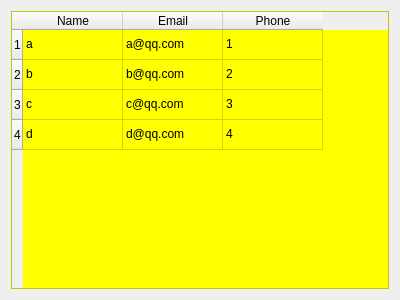
<?xml version="1.0" encoding="UTF-8"?>
<ui version="4.0">
 <class>Form</class>
 <widget class="QWidget" name="Form">
  <property name="geometry">
   <rect>
    <x>0</x>
    <y>0</y>
    <width>400</width>
    <height>300</height>
   </rect>
  </property>
  <property name="windowTitle">
   <string>Form</string>
  </property>
  <layout class="QVBoxLayout" name="verticalLayout">
   <item>
    <widget class="QTableWidget" name="tableWidget">
     <property name="styleSheet">
      <string notr="true">QTableWidget {background-color: yellow;}
</string>
     </property>
     <row/>
     <row/>
     <row/>
     <row/>
     <column>
      <property name="text">
       <string>Name</string>
      </property>
     </column>
     <column>
      <property name="text">
       <string>Email</string>
      </property>
     </column>
     <column>
      <property name="text">
       <string>Phone</string>
      </property>
     </column>
     <item row="0" column="0">
      <property name="text">
       <string>a</string>
      </property>
     </item>
     <item row="0" column="1">
      <property name="text">
       <string>a@qq.com</string>
      </property>
     </item>
     <item row="0" column="2">
      <property name="text">
       <string>1</string>
      </property>
     </item>
     <item row="1" column="0">
      <property name="text">
       <string>b</string>
      </property>
     </item>
     <item row="1" column="1">
      <property name="text">
       <string>b@qq.com</string>
      </property>
     </item>
     <item row="1" column="2">
      <property name="text">
       <string>2</string>
      </property>
     </item>
     <item row="2" column="0">
      <property name="text">
       <string>c</string>
      </property>
     </item>
     <item row="2" column="1">
      <property name="text">
       <string>c@qq.com</string>
      </property>
     </item>
     <item row="2" column="2">
      <property name="text">
       <string>3</string>
      </property>
     </item>
     <item row="3" column="0">
      <property name="text">
       <string>d</string>
      </property>
     </item>
     <item row="3" column="1">
      <property name="text">
       <string>d@qq.com</string>
      </property>
     </item>
     <item row="3" column="2">
      <property name="text">
       <string>4</string>
      </property>
     </item>
    </widget>
   </item>
  </layout>
 </widget>
 <resources/>
 <connections/>
</ui>
